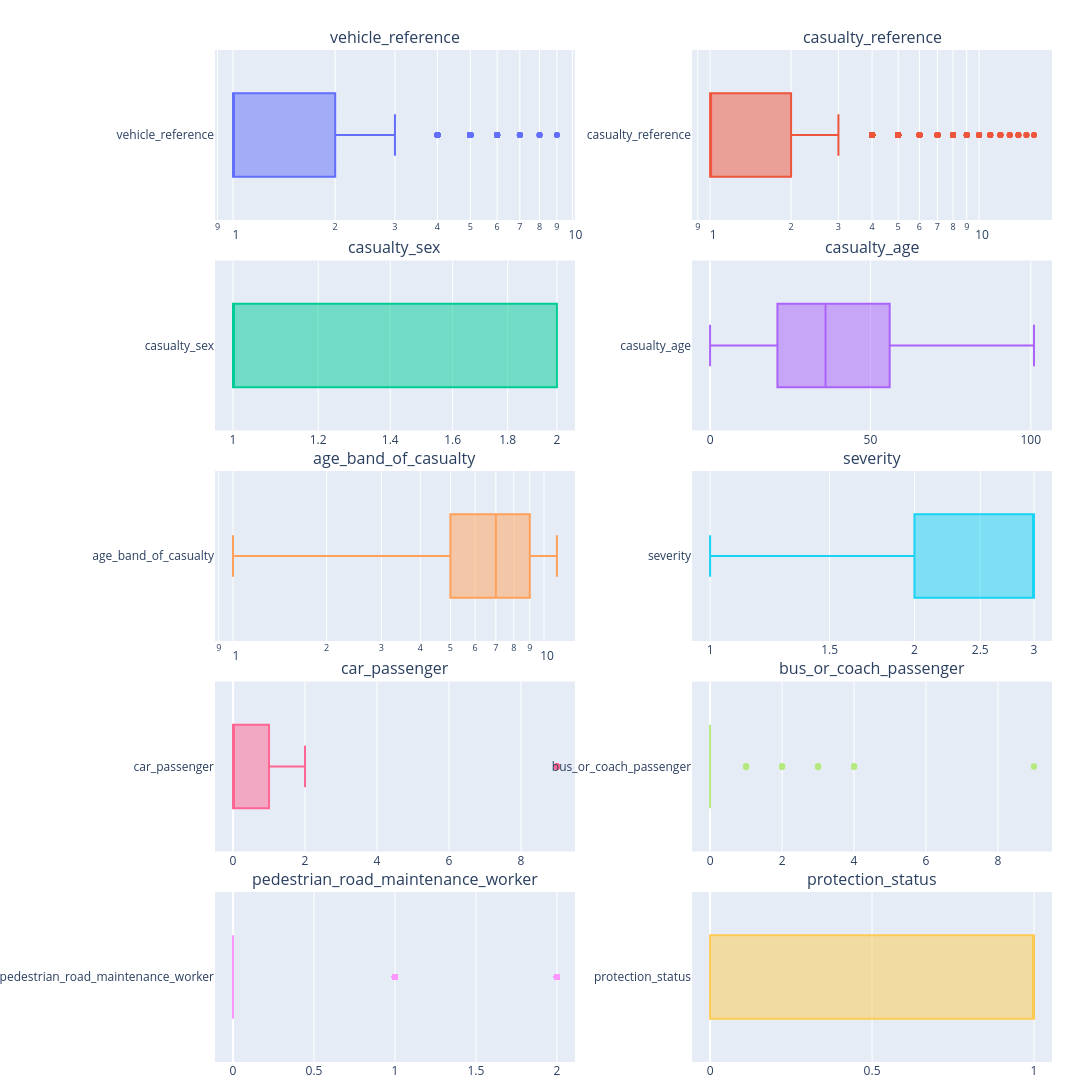

The code cell stored with this chart in its notebook:
### Code cell
# Import Plotly Graph Objects
# بنستخدمه عشان ننشئ الـ Box Plot نفسه
import plotly.graph_objects as go
from plotly.subplots import make_subplots

numeric_cols = df.select_dtypes(include='number').columns

rows = (len(numeric_cols) + 1) // 2


# إنشاء الـ Subplots
fig = make_subplots(

    # عدد الصفوف في الشكل
    rows=rows,
    cols=2,
    subplot_titles=numeric_cols,
    horizontal_spacing=0.14,
    vertical_spacing=0.04
)

for i, column in enumerate(numeric_cols):
    row = i // 2 + 1
    col = i % 2 + 1
    fig.add_trace(

        go.Box(
            x=df[column],
            name=column,
            orientation='h',
            boxpoints='outliers'
        ),
        row=row,
        col=col
    )
    if (df[column] > 0).all():
        fig.update_xaxes(
            type='log',
            row=row,
            col=col
        )
fig.update_layout(
    width=1400,
    height=rows * 250,
    showlegend=False,
    margin=dict(
        l=0,
        r=40,
        t=50,
        b=30
    )
)

fig.show()

### Figure 1 — Plotly figure (JSON) as saved in the notebook; plotly's stock layout.template omitted (floating-point values rounded to 4 significant figures; data arrays with more than 128 entries replaced by an {"elided": "..."} marker saying what was removed)
{"data": [{"boxpoints": "outliers", "name": "vehicle_reference", "orientation": "h", "type": "box", "x": {"elided": "31027 int values"}, "xaxis": "x", "yaxis": "y"}, {"boxpoints": "outliers", "name": "casualty_reference", "orientation": "h", "type": "box", "x": {"elided": "31027 int values"}, "xaxis": "x2", "yaxis": "y2"}, {"boxpoints": "outliers", "name": "casualty_sex", "orientation": "h", "type": "box", "x": {"elided": "31027 int values"}, "xaxis": "x3", "yaxis": "y3"}, {"boxpoints": "outliers", "name": "casualty_age", "orientation": "h", "type": "box", "x": {"elided": "31027 int values"}, "xaxis": "x4", "yaxis": "y4"}, {"boxpoints": "outliers", "name": "age_band_of_casualty", "orientation": "h", "type": "box", "x": {"elided": "31027 int values"}, "xaxis": "x5", "yaxis": "y5"}, {"boxpoints": "outliers", "name": "severity", "orientation": "h", "type": "box", "x": {"elided": "31027 int values"}, "xaxis": "x6", "yaxis": "y6"}, {"boxpoints": "outliers", "name": "car_passenger", "orientation": "h", "type": "box", "x": {"elided": "31027 int values"}, "xaxis": "x7", "yaxis": "y7"}, {"boxpoints": "outliers", "name": "bus_or_coach_passenger", "orientation": "h", "type": "box", "x": {"elided": "31027 int values"}, "xaxis": "x8", "yaxis": "y8"}, {"boxpoints": "outliers", "name": "pedestrian_road_maintenance_worker", "orientation": "h", "type": "box", "x": {"elided": "31027 int values"}, "xaxis": "x9", "yaxis": "y9"}, {"boxpoints": "outliers", "name": "protection_status", "orientation": "h", "type": "box", "x": {"elided": "31027 int values"}, "xaxis": "x10", "yaxis": "y10"}], "layout": {"annotations": [{"font": {"size": 16}, "showarrow": false, "text": "vehicle_reference", "x": 0.215, "xanchor": "center", "xref": "paper", "y": 1, "yanchor": "bottom", "yref": "paper"}, {"font": {"size": 16}, "showarrow": false, "text": "casualty_reference", "x": 0.785, "xanchor": "center", "xref": "paper", "y": 1, "yanchor": "bottom", "yref": "paper"}, {"font": {"size": 16}, "showarrow": false, "text": "casualty_sex", "x": 0.215, "xanchor": "center", "xref": "paper", "y": 0.792, "yanchor": "bottom", "yref": "paper"}, {"font": {"size": 16}, "showarrow": false, "text": "casualty_age", "x": 0.785, "xanchor": "center", "xref": "paper", "y": 0.792, "yanchor": "bottom", "yref": "paper"}, {"font": {"size": 16}, "showarrow": false, "text": "age_band_of_casualty", "x": 0.215, "xanchor": "center", "xref": "paper", "y": 0.584, "yanchor": "bottom", "yref": "paper"}, {"font": {"size": 16}, "showarrow": false, "text": "severity", "x": 0.785, "xanchor": "center", "xref": "paper", "y": 0.584, "yanchor": "bottom", "yref": "paper"}, {"font": {"size": 16}, "showarrow": false, "text": "car_passenger", "x": 0.215, "xanchor": "center", "xref": "paper", "y": 0.376, "yanchor": "bottom", "yref": "paper"}, {"font": {"size": 16}, "showarrow": false, "text": "bus_or_coach_passenger", "x": 0.785, "xanchor": "center", "xref": "paper", "y": 0.376, "yanchor": "bottom", "yref": "paper"}, {"font": {"size": 16}, "showarrow": false, "text": "pedestrian_road_maintenance_worker", "x": 0.215, "xanchor": "center", "xref": "paper", "y": 0.168, "yanchor": "bottom", "yref": "paper"}, {"font": {"size": 16}, "showarrow": false, "text": "protection_status", "x": 0.785, "xanchor": "center", "xref": "paper", "y": 0.168, "yanchor": "bottom", "yref": "paper"}], "height": 1250, "margin": {"b": 30, "l": 0, "r": 40, "t": 50}, "showlegend": false, "width": 1400, "xaxis": {"anchor": "y", "domain": [0, 0.43], "type": "log"}, "xaxis10": {"anchor": "y10", "domain": [0.57, 1]}, "xaxis2": {"anchor": "y2", "domain": [0.57, 1], "type": "log"}, "xaxis3": {"anchor": "y3", "domain": [0, 0.43], "type": "log"}, "xaxis4": {"anchor": "y4", "domain": [0.57, 1]}, "xaxis5": {"anchor": "y5", "domain": [0, 0.43], "type": "log"}, "xaxis6": {"anchor": "y6", "domain": [0.57, 1], "type": "log"}, "xaxis7": {"anchor": "y7", "domain": [0, 0.43]}, "xaxis8": {"anchor": "y8", "domain": [0.57, 1]}, "xaxis9": {"anchor": "y9", "domain": [0, 0.43]}, "yaxis": {"anchor": "x", "domain": [0.832, 1]}, "yaxis10": {"anchor": "x10", "domain": [0, 0.168]}, "yaxis2": {"anchor": "x2", "domain": [0.832, 1]}, "yaxis3": {"anchor": "x3", "domain": [0.624, 0.792]}, "yaxis4": {"anchor": "x4", "domain": [0.624, 0.792]}, "yaxis5": {"anchor": "x5", "domain": [0.416, 0.584]}, "yaxis6": {"anchor": "x6", "domain": [0.416, 0.584]}, "yaxis7": {"anchor": "x7", "domain": [0.208, 0.376]}, "yaxis8": {"anchor": "x8", "domain": [0.208, 0.376]}, "yaxis9": {"anchor": "x9", "domain": [0, 0.168]}}}
